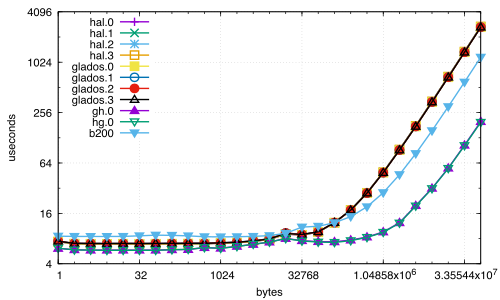

Write the gnuplot code that produced this figure.
set grid
set logscale xy 2
set xlabel "bytes"
set ylabel "useconds"
set key top left
plot [1:1<<26] for [f in "hal.0 hal.1 hal.2 hal.3 glados.0 glados.1 glados.2 glados.3 gh.0 hg.0 b200"] \
     f using 1:($4/1e3) with linespoints lw 2 title f
set terminal pdf
set output "mem.pdf"
replot
